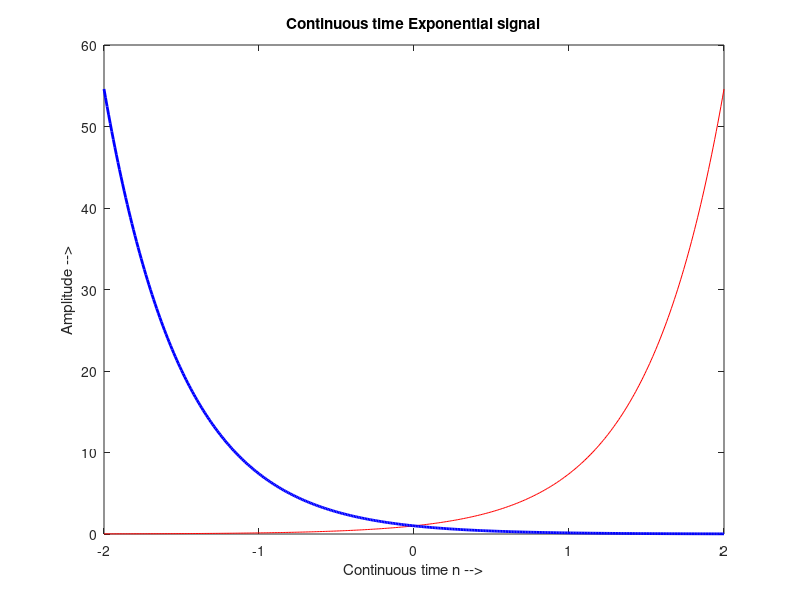

The MATLAB source for this figure:
clc;
close all;
clear all;
%Exponential function for continuous time signal
t = -2:0.01:2;
sig1 = 2;
sig2 = -2;
x1 = exp(sig1*t);
x2 = exp(sig2*t);
plot(t,x1,'r',t,x2,'b','lineWidth',2);
xlabel('Continuous time n -->'); ylabel('Amplitude -->');
title('Continuous time Exponential signal');
